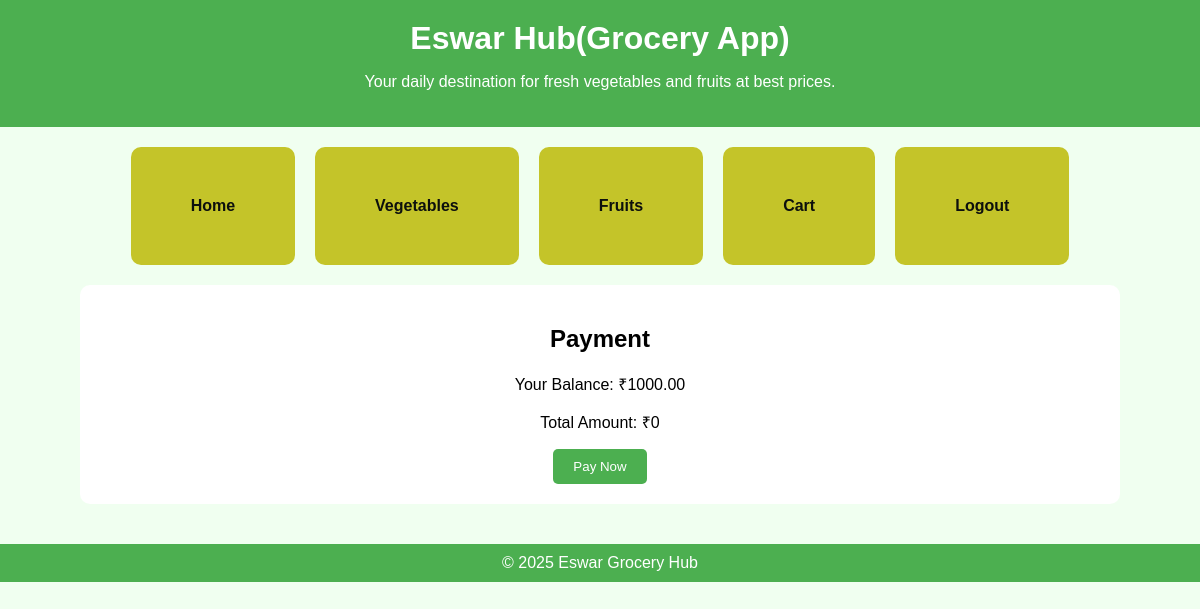
The app's page /payment/ (signed in), older data.
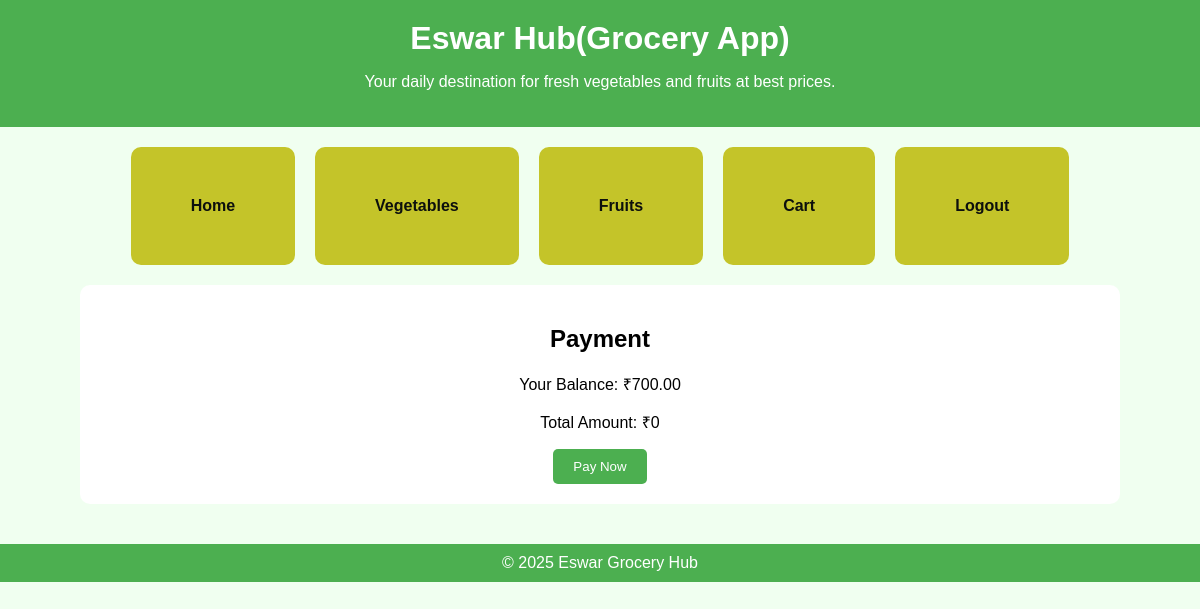
The same page, newer data.
### store/models.py (models this page shows)
class Bank(models.Model):
    user = models.OneToOneField(User, on_delete=models.CASCADE)
    balance = models.DecimalField(max_digits=10, decimal_places=2)

### store/views.py (the view, shortened to what this page needs)
# urls.py: path('payment/', views.payment, name='payment'),
@login_required
def payment(request):
    orders = Order.objects.filter(user=request.user, payment_status="Pending")
    total = sum(order.total_price for order in orders)
    bank = Bank.objects.get(user=request.user)
    return render(request, 'store/payment.html', {'total': total, 'balance': bank.balance})

### store/templates/store/payment.html (shortened to what this page needs)
{% extends 'store/base.html' %}
{% block content %}
<div class="container payment-container">
    <h2>Payment</h2>
    <p>Your Balance: ₹{{ balance }}</p>
    <p>Total Amount: ₹{{ total }}</p>
    <form method="POST">
        <button type="submit">Pay Now</button>
    </form>
</div>
{% endblock %}

### store/templates/store/base.html (shortened to what this page needs)
<!DOCTYPE html>
<html>
<head>
</head>
<body>
{% if user.is_authenticated %}
<header>
    <h1><b>Eswar Hub(Grocery App)</b></h1>
    <p>Your daily destination for fresh vegetables and fruits at best prices.</p>
</header>
<div class="nav-container">
    <a class="nav-box" href="{% url 'grocery_home' %}">Home</a>
    <a class="nav-box" href="{% url 'vegetables' %}">Vegetables</a>
    <a class="nav-box" href="{% url 'fruits' %}">Fruits</a>
    <a class="nav-box" href="{% url 'cart' %}">Cart</a>
    <a class="nav-box" href="{% url 'logout' %}">Logout</a>
</div>
{% endif %}
{% block content %}{% endblock %}
<footer>&copy; 2025 Eswar Grocery Hub</footer>
</body>
</html>

### store/templates/store/base.html (style rules this page uses)
body { font-family: Arial; margin:0; background:#f0fff0; }
header { background:#4CAF50; color:white; text-align:center; padding:20px; }
header h1 { margin:0; }
.nav-container { display: flex; justify-content: center; gap: 20px; margin: 20px 0; }
.nav-box { background:rgb(196, 196, 41); color:#0d100d; padding:50px 60px; border-radius:10px; text-decoration:none; font-weight:bold; }
.container { max-width: 1000px; margin: auto; background: white; padding: 20px; border-radius: 10px; }
footer { background: #4CAF50; color:white; text-align:center; padding:10px; margin-top:40px; }

### store/templates/store/payment.html (style rules this page uses)
.payment-container { text-align: center; }
.payment-container button { background: #4CAF50; color: white; padding: 10px 20px; border: none; border-radius:5px; cursor: pointer; }

Row changes from the older to the newer data that the page shows:
changed Bank: balance "1000.00" → "700.00"
